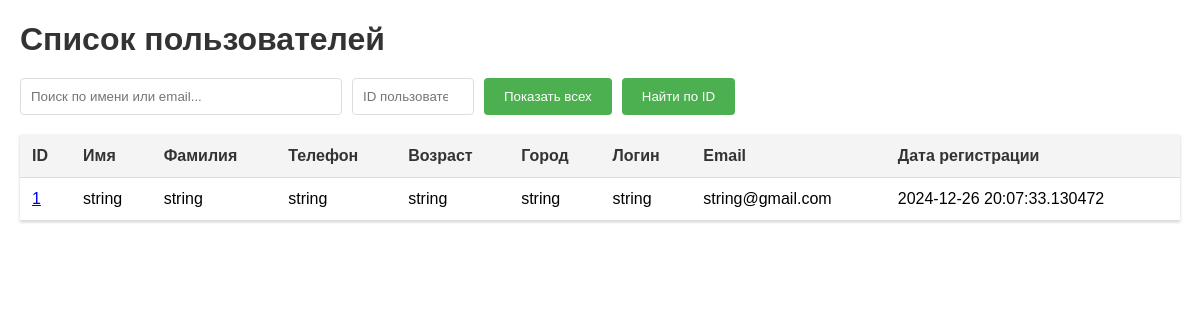
The app's page /all_users, older data.
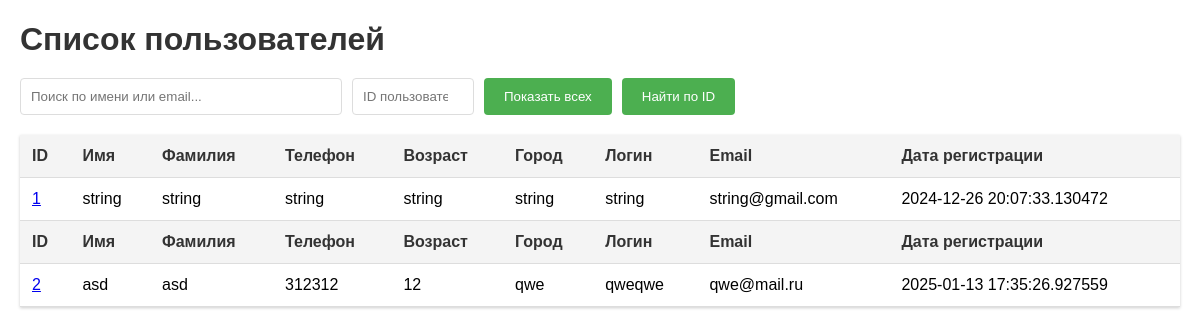
The same page, newer data.
### db/models.py (models this page shows)
class User(Base):
    __tablename__ = 'users'
    id = Column(Integer, autoincrement=True, primary_key=True)
    name = Column(String, nullable=False)
    surname = Column(String, nullable=True)
    phone_number = Column(String, nullable=False, unique=True)
    age = Column(String, nullable=True)
    city = Column(String, nullable=True)
    username = Column(String, nullable=False, unique=True)
    email = Column(String, nullable=False, unique=True)
    password = Column(String, nullable=False)
    reg_date = Column(DateTime, default=datetime.now())

### main.py (the view)
@app.get("/", response_class=HTMLResponse)
async def main(request: Request):
    users = get_exact_or_all_user(user_id=0)
    return templates.TemplateResponse(name="index.html", request=request, context={"users": users})

### templates/users.html (shortened to what this page needs)
<!DOCTYPE html>
<html lang="ru">
<head>
</head>
<body>
    <div class="container">
        <h1>Список пользователей</h1>
        <div class="controls">
            <input type="text"
                   id="searchInput"
                   class="search-box"
                   placeholder="Поиск по имени или email...">
            <input type="number"
                   id="userIdInput"
                   class="user-id-input"
                   placeholder="ID пользователя">
            <button onclick="loadUsers()" class="button">
                Показать всех
            </button>
            <button onclick="loadSpecificUser()" class="button">
                Найти по ID
            </button>
        </div>
        <table class="users-table">
            {% for user in users %}
            <thead>
                <tr>
                    <th>ID </th>
                    <th>Имя</th>
                    <th>Фамилия</th>
                    <th>Телефон</th>
                    <th>Возраст</th>
                    <th>Город</th>
                    <th>Логин</th>
                    <th>Email</th>
                    <th>Дата регистрации</th>
                <tr>
                    <td><a href="/get_exact_user/{{user.id}}">{{user.id}}</a></td>
                    <td>{{user.name}}</td>
                    <td>{{user.surname}}</td>
                    <td>{{user.phone_number}}</td>
                    <td>{{user.age}}</td>
                    <td>{{user.city}}</td>
                    <td>{{user.username}}</td>
                    <td>{{user.email}}</td>
                    <td>{{user.reg_date}}</td>
                    </tr>
                </tr>
            </thead>
       {%endfor%}
        </table>
    </div>
</body>
</html>

Row changes from the older to the newer data that the page shows:
added User: id "2", name "asd", surname "asd", phone_number "312312", age "12", city "qwe", username "qweqwe", email "qwe@mail.ru", reg_date "2025-01-13 17:35:26.927559"
